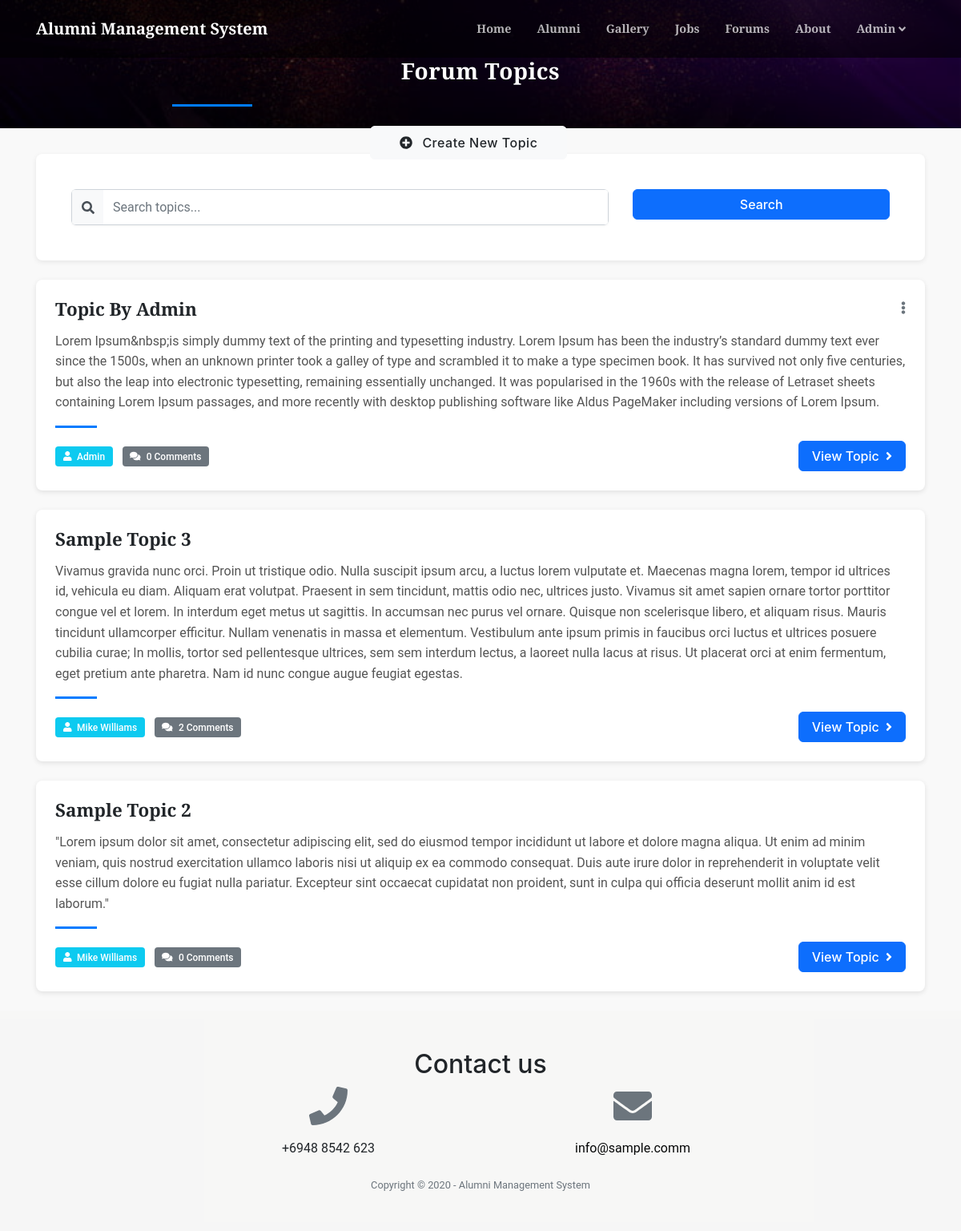
The page /index.php?page=forum (signed in) on the database its author committed.
### tables this page shows
CREATE TABLE `forum_topics` (
  `id` int(30) NOT NULL,
  `title` varchar(250) NOT NULL,
  `description` text NOT NULL,
  `user_id` int(30) NOT NULL,
  `date_created` datetime NOT NULL DEFAULT current_timestamp()
);

CREATE TABLE `users` (
  `id` int(30) NOT NULL,
  `name` text NOT NULL,
  `username` varchar(200) NOT NULL,
  `password` text NOT NULL,
  `type` tinyint(1) NOT NULL DEFAULT 3 COMMENT '1=Admin,2=Alumni officer, 3= alumnus',
  `auto_generated_pass` text NOT NULL,
  `alumnus_id` int(30) NOT NULL
);

### forum.php (the view, shortened to what this page needs)
<?php
include 'admin/db_connect.php';
?>
<header class="masthead">
    <div class="container-fluid h-100">
        <div class="row h-100 align-items-center justify-content-center text-center">
            <div class="col-lg-8 align-self-end mb-4 page-title">
                <h3 class="text-white">Forum Topics</h3>
                <hr class="divider my-4" style="background-color: rgba(255,255,255,0.5); max-width: 100px;" c/>
                <div class="row col-md-12 mb-2 justify-content-center">
                    <button class="btn btn-light btn-block col-sm-4" type="button" id="new_forum">
                        <i class="fa fa-plus-circle mr-2"></i> Create New Topic
                    </button>
                </div>
            </div>
        </div>
    </div>
</header>
<div class="container main-container mt-4 pt-2">
    <div class="card search-area mb-4">
        <div class="card-body">
            <div class="row">
                <div class="col-md-8">
                    <div class="input-group mb-md-0 mb-3">
                        <div class="input-group-prepend">
                            <span class="input-group-text" id="filter-field"><i class="fa fa-search"></i></span>
                        </div>
                        <input type="text" class="form-control" id="filter" placeholder="Search topics..." aria-label="Filter" aria-describedby="filter-field">
                    </div>
                </div>
                <div class="col-md-4">
                    <button class="btn btn-primary btn-block" id="search">Search</button>
                </div>
            </div>
        </div>
    </div>
   <?php
    $event = $conn->query("SELECT f.*,u.name from forum_topics f inner join users u on u.id = f.user_id order by f.id desc");
    while($row = $event->fetch_assoc()):
        $trans = get_html_translation_table(HTML_ENTITIES,ENT_QUOTES);
        unset($trans["\""], $trans["<"], $trans[">"], $trans["<h2"]);
        $desc = strtr(html_entity_decode($row['description']),$trans);
        $desc=str_replace(array("<li>","</li>"), array("",","), $desc);
        $count_comments = $conn->query("SELECT * FROM forum_comments where topic_id = ".$row['id'])->num_rows;
    ?>
    <div class="card Forum-list" data-id="<?php echo $row['id'] ?>">
        <div class="card-body forum-item">
            <div class="row align-items-start">
                <div class="col-12">
                    <?php if($_SESSION['login_id'] == $row['user_id']): ?>
                    <div class="dropdown float-right">
                        <a class="text-muted" href="javascript:void(0)" id="dropdownMenuButton" data-toggle="dropdown" aria-haspopup="true" aria-expanded="false">
                            <span class="fa fa-ellipsis-v"></span>
                        </a>
                    </div>
                    <?php endif; ?>
                    <h3 class="forum-title filter-txt"><?php echo ucwords($row['title']) ?></h3>
                    <p class="forum-desc filter-txt"><?php echo strip_tags($desc) ?></p>
                    <hr class="divider">
                    <div class="topic-actions">
                        <div>
                            <span class="badge badge-info">
                                <i class="fa fa-user mr-1"></i> <span class="filter-txt"><?php echo $row['name'] ?></span>
                            </span>
                            <span class="badge badge-secondary">
                                <i class="fa fa-comments mr-1"></i> <?php echo $count_comments ?> Comments
                            </span>
                        </div>
                        <button class="btn btn-primary view_topic" data-id="<?php echo $row['id'] ?>">
                            View Topic <i class="fa fa-angle-right ml-1"></i>
                        </button>
                    </div>
                </div>
            </div>
        </div>
    </div>
    <?php endwhile; ?>
</div>

### forum.php (style rules this page uses)
body { font-family: 'Roboto', sans-serif; background-color: #f8f9fa; }
.card { border-radius: 8px; box-shadow: 0 2px 6px rgba(0, 0, 0, 0.1); transition: transform 0.2s, box-shadow 0.2s; margin-bottom: 1.5rem; border: none; }
.Forum-list { overflow: hidden; }
header.masthead, header.masthead:before { min-height: 20vh !important; height: 20vh !important; }
.masthead { min-height: 20vh !important; height: 20vh !important; }
.masthead:before { min-height: 20vh !important; height: 20vh !important; }
.page-title h3 { font-weight: 700; letter-spacing: 0.5px; }
.btn { border-radius: 6px; font-weight: 500; transition: all 0.3s; }
.btn-primary { background-color: #0d6efd; border-color: #0d6efd; }
#new_forum { padding: 8px 20px; font-weight: 500; letter-spacing: 0.5px; }
.search-area { background-color: #fff; border-radius: 8px; padding: 1.5rem; margin-bottom: 2rem; box-shadow: 0 2px 6px rgba(0, 0, 0, 0.08); }
.input-group { box-shadow: 0 1px 3px rgba(0, 0, 0, 0.05); border-radius: 6px; overflow: hidden; }
.input-group-text { background-color: #f8f9fa; border: 1px solid #ced4da; border-right: none; }
#filter { border-left: none; height: 45px; }
.forum-item { padding: 1.5rem; }
.forum-title { font-size: 1.4rem; font-weight: 600; color: #212529; margin-bottom: 0.8rem; }
.forum-desc { color: #555; margin-bottom: 1rem; line-height: 1.6; }
.divider { border-top: 1px solid rgba(0, 0, 0, 0.1); width: 100%; margin: 1rem 0; }
.badge { font-weight: 500; padding: 0.5em 0.8em; margin-right: 0.5rem; border-radius: 4px; }
.badge-info { background-color: #0dcaf0; color: #fff; }
.badge-secondary { background-color: #6c757d; color: #fff; }
.view_topic { padding: 0.375rem 1rem; }
.main-container { margin-top: -1rem; }
.topic-actions { display: flex; justify-content: space-between; align-items: center; margin-top: 1rem; }

### rows shown on the page
forum_topics: title "Topic By Admin", description "Lorem Ipsum&nbsp;is simply dummy text of the printing and typesetting industry. Lorem Ipsum has been the industry’s standard dummy text ever since the 1500s, when an unknown printer took a galley of type and scrambled it to make a type specimen book. It has survived not only five centuries, but also the leap into electronic typesetting, remaining essentially unchanged. It was popularised in the 1960s with the release of Letraset sheets containing Lorem Ipsum passages, and more recently with desktop publishing software like Aldus PageMaker including versions of Lorem Ipsum.", user.name "Admin", count_comments "0"
forum_topics: title "Sample Topic 3", description "Vivamus gravida nunc orci. Proin ut tristique odio. Nulla suscipit ipsum arcu, a luctus lorem vulputate et. Maecenas magna lorem, tempor id ultrices id, vehicula eu diam. Aliquam erat volutpat. Praesent in sem tincidunt, mattis odio nec, ultrices justo. Vivamus sit amet sapien ornare tortor porttitor congue vel et lorem. In interdum eget metus ut sagittis. In accumsan nec purus vel ornare. Quisque non scelerisque libero, et aliquam risus. Mauris tincidunt ullamcorper efficitur. Nullam venenatis in massa et elementum. Vestibulum ante ipsum primis in faucibus orci luctus et ultrices posuere cubilia curae; In mollis, tortor sed pellentesque ultrices, sem sem interdum lectus, a laoreet nulla…", user.name "Mike Williams", count_comments "2"
forum_topics: title "Sample Topic 2", description "\"Lorem ipsum dolor sit amet, consectetur adipiscing elit, sed do eiusmod tempor incididunt ut labore et dolore magna aliqua. Ut enim ad minim veniam, quis nostrud exercitation ullamco laboris nisi ut aliquip ex ea commodo consequat. Duis aute irure dolor in reprehenderit in voluptate velit esse cillum dolore eu fugiat nulla pariatur. Excepteur sint occaecat cupidatat non proident, sunt in culpa qui officia deserunt mollit anim id est laborum.\"", user.name "Mike Williams", count_comments "0"

### other values the page prints
$_SESSION['system']['name'] "Alumni Management System"
$_SESSION['login_name'] "Admin"
$_SESSION['system']['contact'] "+6948 8542 623"
$_SESSION['system']['email'] "info@sample.comm"
